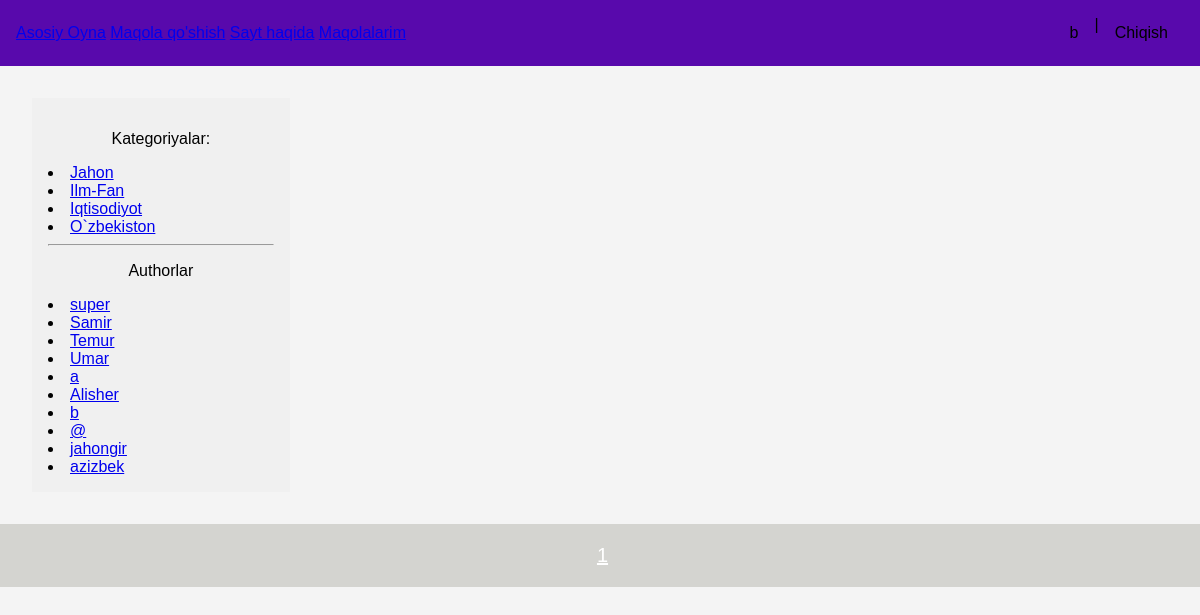
/author/1/ (signed in), run on the app's committed database.
### core/models.py (models this page shows, shortened)
class Category(models.Model):
    name = models.CharField(max_length=100, db_index=True, verbose_name="Katigoriya")
    author = models.ForeignKey(get_user_model(), on_delete=models.SET_NULL, null=True, blank=True, verbose_name="Muharir")
    slug = models.SlugField(max_length=255, unique=True, db_index=True)
    class Meta:
        verbose_name = 'Katigoriya'
        verbose_name_plural = 'Katigoriya'

### core/views.py (the view)
# urls.py: path('author/<slug:author_id>/', AuthorView.as_view(), name='author'),
class AuthorView(ListView):
    model = Maqola
    template_name = 'core/maqolalar.html'
    context_object_name = 'posts'
    paginate_by = 3  # Add pagination if needed
    def get_queryset(self):
        return Maqola.objects.filter(author__id=self.kwargs['author_id'],cat__author=self.request.user)
    def get_context_data(self, **kwargs):
        context = super().get_context_data(**kwargs)
        author_id = self.kwargs.get('author_id')
        author = get_user_model().objects.get(id=author_id)
        context['title'] = f"{author.username} maqolalari"  # author.name o'rniga author.username
        context['menu'] = menufunc(self.request.user)
        context['cat_selected'] = author_id  # author_id ni category_selected ga o'rnatish
        return context

### core/templatetags/show_tags.py (called while the page is built)
@register.inclusion_tag('core/list_cats.html')
def show_categories(cat_selected=0):
    cats = Category.objects.all()
    return {'cats': cats, 'cat_selected': cat_selected}

@register.inclusion_tag('core/list_cats_copy.html')
def show_user(cat_selected=0):
    users = get_user_model().objects.all()
    return {'users': users, 'cat_selected': cat_selected}

### core/views.py (called while the page is built)
def menufunc(user):
    if user.is_authenticated and user.groups.filter(name='Muharirlar').exists():
        return [
            {"title": "Asosiy Oyna", 'url_name': 'home'},
            {"title": "Maqola qo'shish", 'url_name': 'add_page'},
            {"title": "Sayt haqida", 'url_name': 'about'},
            {"title": "Maqolalarim", 'url_name': 'users:maqolam'},
            {"title": "Muharirlar Kabineti", 'url_name': 'muharir'},
        ]
    else:
        return [
            {"title": "Asosiy Oyna", 'url_name': 'home'},
            {"title": "Maqola qo'shish", 'url_name': 'add_page'},
            {"title": "Sayt haqida", 'url_name': 'about'},
            {"title": "Maqolalarim", 'url_name': 'users:maqolam'}
        ]

### core/templates/core/maqolalar.html (shortened to what this page needs)
{% load static %}
{% load show_tags %}
<!DOCTYPE html>
<html lang="en">
<head>
    <link type="text/css" href="{% static 'css/style.css' %}" rel="stylesheet" />
</head>
<body>
    <nav class="navbar_container">
        <nav class="navbar">
        {% for m in menu %}
            <a href="{% url m.url_name %}">{{m.title}}</a>
        {% endfor %}
        </nav>
        <div class="right_links">
            {% if user.is_authenticated %}
            <a href="{%url 'users:profile'%}">{{ user.username }}</a>
            |
            <a href="{% url 'users:logout' %}" id="logout-link">Chiqish</a>
        {% else %}
            <a href="{% url 'users:login' %}">Kirish</a>
            <a href="{% url 'users:register'%}">Ro'yxatdan o'tish</a>
        {% endif %}
        </div>
    </nav>
    <main class="content">
        <div class="sidebar">
            <ul>
                {% if cat_selected == 0 %}
                    <li>Kategoriyalar:</li>
                {% else %}
                    <li><a href="{% url 'home' %}">Kategoriyalar:</a></li>
                {% endif %}
            </ul>
            {% show_categories cat_selected %}
            <hr>
            {%show_user cat_selected%}
        </div>
        <div class="main-content">
        </div>
    </main>
    {% block navigation %}
<footer style="font-size: 20px;">
    <nav class="list-pages">
        {% for p in paginator.page_range %}
            <a style="color:white;margin-left:5px;" href="?page={{ p }}">{{ p }}</a>
        {% endfor %}
    </nav>
</footer>
{% endblock %}
</body>
</html>

### core/templates/core/list_cats.html
{% for cat in cats %}
    {% if cat.slug == cat_selected %}
        <li class="selected">{{ cat.name }}</li>
    {% else %}
        <li><a href="{% url 'category' cat.slug %}">{{ cat.name }}</a></li>
    {% endif %}
{% endfor %}

### core/templates/core/list_cats_copy.html
{% if users %}
    <p style=" text-align: center;">Authorlar</p>
        {% for user in users %}
            {% if user.id == cat_selected %}
                <li class="selected">{{ user.username }}</li>
            {% else %}
                <li><a href="{% url 'author' user.id %}">{{ user.username }}</a></li>
            {% endif %}
        {% endfor %}
{% endif %}

### core/static/css/style.css (style rules this page uses)
body { font-family: Arial, sans-serif; margin: 0; padding: 0; background-color: #f4f4f4; }
.content { display: flex; padding: 2rem; }
.sidebar { width: 20%; background-color: #f0f0f0; padding: 1rem; }
.sidebar ul { list-style-type: none; padding: 0; }
.sidebar ul li { margin-bottom: 0.5rem; text-align: center; }
.sidebar ul li a { text-decoration: none; color: #000; }
.main-content { width: 75%; padding: 1rem; }
.navbar_container { display: flex; justify-content: space-between; align-items: center; padding: 1rem; background-color: rgb(88, 9, 172); flex-grow: 1; }
.right_links { display: flex; }
.right_links a { color: #000; padding: 0.5rem 1rem; text-decoration: none; }
body { font-family: Arial, sans-serif; background-color: #f4f4f4; margin: 0; padding: 0; }
footer { box-sizing: border-box; background: #d4d4d0; padding: 20px; color: #aaa; font-family: Verdana, Geneva, Arial, Helvetica; text-align: center; }
.list-pages { display: flex; justify-content: center; align-items: center; gap: 20px; }

### data on the page
Category: name "Jahon"
Category: name "Ilm-Fan"
Category: name "Iqtisodiyot"
Category: name "O`zbekiston"

### other printed values
{{ m.title }} "Asosiy Oyna" "Maqola qo'shish" "Sayt haqida" "Maqolalarim"
{{ user.username }} "b"
{{ user.username }} "super"
{{ user.username }} "Samir"
{{ user.username }} "Temur"
{{ user.username }} "Umar"
{{ user.username }} "a"
{{ user.username }} "Alisher"
{{ user.username }} "@"
{{ user.username }} "jahongir"
{{ user.username }} "azizbek"
{{ p }} "1"
